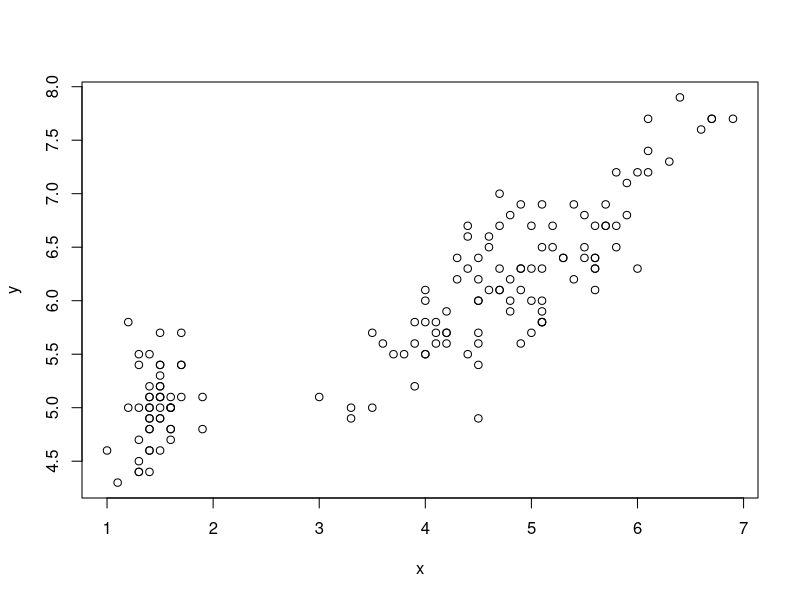
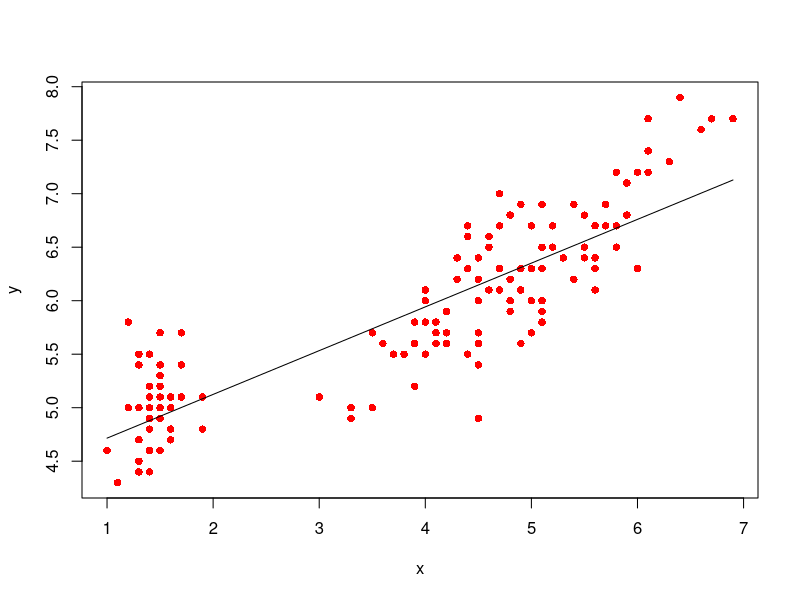

Generate these figures, in order, with R:
#codigo segunda practica
  #todo se ejecuta con ctrl+enter
iris
mis_dades <- iris

y <- mis_dades$Sepal.Length
y

x <- mis_dades$Petal.Length
x

#si los petalos son grandes, los sepalos tambien?

plot(x,y)
    #Por Gauss, vemos como hacer la recta de regression lineal
    #midiendo la distancia cuadratica en el eje y de cada una de las muestras q^2=sum(y-yr)^2
    #al hacer el sumatorio, equivale a la variancia. Buscamos la recta que minimíza la variància
    # y = mx + b --> Q^2=sum(yi-(mxi+b))^2. Se calcula con la derivada parcial sobre m i b igualada a 0
    #De eso sale m=(sum((xi-xmedia)*(yi-ymedia)))/(sum(xi-xmedia)^2))
    #b=ymedia-mxmedia
  #(media es mean)

#Ej 1, encontrar m, la interseccion de la recta con el eje y (b) y la prediccion del petal length=1.5

#a)
xbar <- mean(x)
xbar
    #3.758
ybar <- mean(y)
ybar
    #5.843333

m <- sum((x-xbar)*(y-ybar))/sum((x-xbar)^2)
m
    # 0.4089223
b <- ybar - m*xbar
b
    # 4.306603
#b) cuando x = 1.5
m*1.5+b
  #4.919987

  #si queremos dibujar la linea para ver todos los valores
mod <- lm(y~x) #altgr+4+space para el gusanito
ypredicted <- predict(mod, data.frame(x=x)) #data.frame(x=x) base de datos de una columna que se llama x y usa los valores de x
ypredicted

plot(x,y, pch=16, col='red')
lines(x, ypredicted) #se superpone al plot anterior
  #plot(x,ypredicted) hace solo la recta

  #para ver en que medida es buena la recta (si es cercana o lejana a los datos)
    #consideramos r^2=0 cuando hay dispersion total, r^2=1 si no hay dispersion
    #a mayor precision, mas cercano a 1, mas forma de linea con los datos originales
    #R^2= sum(ypredicted-ybar)^2/sum(yi-ybar)^2

Rsq <- sum((ypredicted-ybar)^2)/sum((y-ybar)^2)
Rsq
    #Rsq = 0.7599546
sqrt(Rsq) #lo mismo que cor.test(x,y)

summary(mod) #da toda la informacion sobre la recta, tarda

















